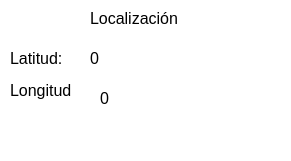
   <widget class="QWidget" name="widget_6" native="true">
    <property name="geometry">
     <rect>
      <x>10</x>
      <y>190</y>
      <width>291</width>
      <height>161</height>
     </rect>
    </property>
    <property name="palette">
     <palette>
      <active>
       <colorrole role="WindowText">
        <brush brushstyle="SolidPattern">
         <color alpha="255">
          <red>0</red>
          <green>0</green>
          <blue>0</blue>
         </color>
        </brush>
       </colorrole>
       <colorrole role="Button">
        <brush brushstyle="SolidPattern">
         <color alpha="255">
          <red>255</red>
          <green>255</green>
          <blue>255</blue>
         </color>
        </brush>
       </colorrole>
       <colorrole role="Light">
        <brush brushstyle="SolidPattern">
         <color alpha="255">
          <red>255</red>
          <green>255</green>
          <blue>255</blue>
         </color>
        </brush>
       </colorrole>
       <colorrole role="Midlight">
        <brush brushstyle="SolidPattern">
         <color alpha="255">
          <red>255</red>
          <green>255</green>
          <blue>255</blue>
         </color>
        </brush>
       </colorrole>
       <colorrole role="Dark">
        <brush brushstyle="SolidPattern">
         <color alpha="255">
          <red>127</red>
          <green>127</green>
          <blue>127</blue>
         </color>
        </brush>
       </colorrole>
       <colorrole role="Mid">
        <brush brushstyle="SolidPattern">
         <color alpha="255">
          <red>170</red>
          <green>170</green>
          <blue>170</blue>
         </color>
        </brush>
       </colorrole>
       <colorrole role="Text">
        <brush brushstyle="SolidPattern">
         <color alpha="255">
          <red>0</red>
          <green>0</green>
          <blue>0</blue>
         </color>
        </brush>
       </colorrole>
       <colorrole role="BrightText">
        <brush brushstyle="SolidPattern">
         <color alpha="255">
          <red>255</red>
          <green>255</green>
          <blue>255</blue>
         </color>
        </brush>
       </colorrole>
       <colorrole role="ButtonText">
        <brush brushstyle="SolidPattern">
         <color alpha="255">
          <red>0</red>
          <green>0</green>
          <blue>0</blue>
         </color>
        </brush>
       </colorrole>
       <colorrole role="Base">
        <brush brushstyle="SolidPattern">
         <color alpha="255">
          <red>255</red>
          <green>255</green>
          <blue>255</blue>
         </color>
        </brush>
       </colorrole>
       <colorrole role="Window">
        <brush brushstyle="SolidPattern">
         <color alpha="255">
          <red>255</red>
          <green>255</green>
          <blue>255</blue>
         </color>
        </brush>
       </colorrole>
       <colorrole role="Shadow">
        <brush brushstyle="SolidPattern">
         <color alpha="255">
          <red>0</red>
          <green>0</green>
          <blue>0</blue>
         </color>
        </brush>
       </colorrole>
       <colorrole role="Highlight">
        <brush brushstyle="SolidPattern">
         <color alpha="255">
          <red>110</red>
          <green>215</green>
          <blue>123</blue>
         </color>
        </brush>
       </colorrole>
       <colorrole role="AlternateBase">
        <brush brushstyle="SolidPattern">
         <color alpha="255">
          <red>255</red>
          <green>255</green>
          <blue>255</blue>
         </color>
        </brush>
       </colorrole>
       <colorrole role="ToolTipBase">
        <brush brushstyle="SolidPattern">
         <color alpha="255">
          <red>255</red>
          <green>255</green>
          <blue>220</blue>
         </color>
        </brush>
       </colorrole>
       <colorrole role="ToolTipText">
        <brush brushstyle="SolidPattern">
         <color alpha="255">
          <red>0</red>
          <green>0</green>
          <blue>0</blue>
         </color>
        </brush>
       </colorrole>
       <colorrole role="PlaceholderText">
        <brush brushstyle="SolidPattern">
         <color alpha="128">
          <red>0</red>
          <green>0</green>
          <blue>0</blue>
         </color>
        </brush>
       </colorrole>
      </active>
      <inactive>
       <colorrole role="WindowText">
        <brush brushstyle="SolidPattern">
         <color alpha="255">
          <red>0</red>
          <green>0</green>
          <blue>0</blue>
         </color>
        </brush>
       </colorrole>
       <colorrole role="Button">
        <brush brushstyle="SolidPattern">
         <color alpha="255">
          <red>255</red>
          <green>255</green>
          <blue>255</blue>
         </color>
        </brush>
       </colorrole>
       <colorrole role="Light">
        <brush brushstyle="SolidPattern">
         <color alpha="255">
          <red>255</red>
          <green>255</green>
          <blue>255</blue>
         </color>
        </brush>
       </colorrole>
       <colorrole role="Midlight">
        <brush brushstyle="SolidPattern">
         <color alpha="255">
          <red>255</red>
          <green>255</green>
          <blue>255</blue>
         </color>
        </brush>
       </colorrole>
       <colorrole role="Dark">
        <brush brushstyle="SolidPattern">
         <color alpha="255">
          <red>127</red>
          <green>127</green>
          <blue>127</blue>
         </color>
        </brush>
       </colorrole>
       <colorrole role="Mid">
        <brush brushstyle="SolidPattern">
         <color alpha="255">
          <red>170</red>
          <green>170</green>
          <blue>170</blue>
         </color>
        </brush>
       </colorrole>
       <colorrole role="Text">
        <brush brushstyle="SolidPattern">
         <color alpha="255">
          <red>0</red>
          <green>0</green>
          <blue>0</blue>
         </color>
        </brush>
       </colorrole>
       <colorrole role="BrightText">
        <brush brushstyle="SolidPattern">
         <color alpha="255">
          <red>255</red>
          <green>255</green>
          <blue>255</blue>
         </color>
        </brush>
       </colorrole>
       <colorrole role="ButtonText">
        <brush brushstyle="SolidPattern">
         <color alpha="255">
          <red>0</red>
          <green>0</green>
          <blue>0</blue>
         </color>
        </brush>
       </colorrole>
       <colorrole role="Base">
        <brush brushstyle="SolidPattern">
         <color alpha="255">
          <red>255</red>
          <green>255</green>
          <blue>255</blue>
         </color>
        </brush>
       </colorrole>
       <colorrole role="Window">
        <brush brushstyle="SolidPattern">
         <color alpha="255">
          <red>255</red>
          <green>255</green>
          <blue>255</blue>
         </color>
        </brush>
       </colorrole>
       <colorrole role="Shadow">
        <brush brushstyle="SolidPattern">
         <color alpha="255">
          <red>0</red>
          <green>0</green>
          <blue>0</blue>
         </color>
        </brush>
       </colorrole>
       <colorrole role="Highlight">
        <brush brushstyle="SolidPattern">
         <color alpha="255">
          <red>110</red>
          <green>215</green>
          <blue>123</blue>
         </color>
        </brush>
       </colorrole>
       <colorrole role="AlternateBase">
        <brush brushstyle="SolidPattern">
         <color alpha="255">
          <red>255</red>
          <green>255</green>
          <blue>255</blue>
         </color>
        </brush>
       </colorrole>
       <colorrole role="ToolTipBase">
        <brush brushstyle="SolidPattern">
         <color alpha="255">
          <red>255</red>
          <green>255</green>
          <blue>220</blue>
         </color>
        </brush>
       </colorrole>
       <colorrole role="ToolTipText">
        <brush brushstyle="SolidPattern">
         <color alpha="255">
          <red>0</red>
          <green>0</green>
          <blue>0</blue>
         </color>
        </brush>
       </colorrole>
       <colorrole role="PlaceholderText">
        <brush brushstyle="SolidPattern">
         <color alpha="128">
          <red>0</red>
          <green>0</green>
          <blue>0</blue>
         </color>
        </brush>
       </colorrole>
      </inactive>
      <disabled>
       <colorrole role="WindowText">
        <brush brushstyle="SolidPattern">
         <color alpha="255">
          <red>127</red>
          <green>127</green>
          <blue>127</blue>
         </color>
        </brush>
       </colorrole>
       <colorrole role="Button">
        <brush brushstyle="SolidPattern">
         <color alpha="255">
          <red>255</red>
          <green>255</green>
          <blue>255</blue>
         </color>
        </brush>
       </colorrole>
       <colorrole role="Light">
        <brush brushstyle="SolidPattern">
         <color alpha="255">
          <red>255</red>
          <green>255</green>
          <blue>255</blue>
         </color>
        </brush>
       </colorrole>
       <colorrole role="Midlight">
        <brush brushstyle="SolidPattern">
         <color alpha="255">
          <red>255</red>
          <green>255</green>
          <blue>255</blue>
         </color>
        </brush>
       </colorrole>
       <colorrole role="Dark">
        <brush brushstyle="SolidPattern">
         <color alpha="255">
          <red>127</red>
          <green>127</green>
          <blue>127</blue>
         </color>
        </brush>
       </colorrole>
       <colorrole role="Mid">
        <brush brushstyle="SolidPattern">
         <color alpha="255">
          <red>170</red>
          <green>170</green>
          <blue>170</blue>
         </color>
        </brush>
       </colorrole>
       <colorrole role="Text">
        <brush brushstyle="SolidPattern">
         <color alpha="255">
          <red>127</red>
          <green>127</green>
          <blue>127</blue>
         </color>
        </brush>
       </colorrole>
       <colorrole role="BrightText">
        <brush brushstyle="SolidPattern">
         <color alpha="255">
          <red>255</red>
          <green>255</green>
          <blue>255</blue>
         </color>
        </brush>
       </colorrole>
       <colorrole role="ButtonText">
        <brush brushstyle="SolidPattern">
         <color alpha="255">
          <red>127</red>
          <green>127</green>
          <blue>127</blue>
         </color>
        </brush>
       </colorrole>
       <colorrole role="Base">
        <brush brushstyle="SolidPattern">
         <color alpha="255">
          <red>255</red>
          <green>255</green>
          <blue>255</blue>
         </color>
        </brush>
       </colorrole>
       <colorrole role="Window">
        <brush brushstyle="SolidPattern">
         <color alpha="255">
          <red>255</red>
          <green>255</green>
          <blue>255</blue>
         </color>
        </brush>
       </colorrole>
       <colorrole role="Shadow">
        <brush brushstyle="SolidPattern">
         <color alpha="255">
          <red>0</red>
          <green>0</green>
          <blue>0</blue>
         </color>
        </brush>
       </colorrole>
       <colorrole role="Highlight">
        <brush brushstyle="SolidPattern">
         <color alpha="255">
          <red>0</red>
          <green>120</green>
          <blue>215</blue>
         </color>
        </brush>
       </colorrole>
       <colorrole role="AlternateBase">
        <brush brushstyle="SolidPattern">
         <color alpha="255">
          <red>255</red>
          <green>255</green>
          <blue>255</blue>
         </color>
        </brush>
       </colorrole>
       <colorrole role="ToolTipBase">
        <brush brushstyle="SolidPattern">
         <color alpha="255">
          <red>255</red>
          <green>255</green>
          <blue>220</blue>
         </color>
        </brush>
       </colorrole>
       <colorrole role="ToolTipText">
        <brush brushstyle="SolidPattern">
         <color alpha="255">
          <red>0</red>
          <green>0</green>
          <blue>0</blue>
         </color>
        </brush>
       </colorrole>
       <colorrole role="PlaceholderText">
        <brush brushstyle="SolidPattern">
         <color alpha="128">
          <red>0</red>
          <green>0</green>
          <blue>0</blue>
         </color>
        </brush>
       </colorrole>
      </disabled>
     </palette>
    </property>
    <property name="font">
     <font>
      <weight>50</weight>
      <italic>false</italic>
      <bold>false</bold>
     </font>
    </property>
    <property name="statusTip">
     <string/>
    </property>
    <property name="accessibleName">
     <string/>
    </property>
    <widget class="QLabel" name="label_15">
     <property name="geometry">
      <rect>
       <x>90</x>
       <y>10</y>
       <width>111</width>
       <height>16</height>
      </rect>
     </property>
     <property name="font">
      <font>
       <family>Arial</family>
       <pointsize>12</pointsize>
      </font>
     </property>
     <property name="text">
      <string>Localización</string>
     </property>
    </widget>
    <widget class="QLabel" name="Txaltitud_5">
     <property name="geometry">
      <rect>
       <x>10</x>
       <y>50</y>
       <width>71</width>
       <height>16</height>
      </rect>
     </property>
     <property name="font">
      <font>
       <family>Arial</family>
       <pointsize>12</pointsize>
      </font>
     </property>
     <property name="text">
      <string>Latitud:</string>
     </property>
    </widget>
    <widget class="QLabel" name="label_16">
     <property name="geometry">
      <rect>
       <x>10</x>
       <y>80</y>
       <width>91</width>
       <height>21</height>
      </rect>
     </property>
     <property name="font">
      <font>
       <family>Arial</family>
       <pointsize>12</pointsize>
      </font>
     </property>
     <property name="text">
      <string>Longitud</string>
     </property>
    </widget>
    <widget class="QLabel" name="TxDescenso_6">
     <property name="geometry">
      <rect>
       <x>90</x>
       <y>50</y>
       <width>55</width>
       <height>16</height>
      </rect>
     </property>
     <property name="font">
      <font>
       <family>Arial</family>
       <pointsize>12</pointsize>
      </font>
     </property>
     <property name="text">
      <string>0</string>
     </property>
    </widget>
    <widget class="QLabel" name="label_17">
     <property name="geometry">
      <rect>
       <x>210</x>
       <y>10</y>
       <width>71</width>
       <height>71</height>
      </rect>
     </property>
     <property name="text">
      <string/>
     </property>
    </widget>
    <widget class="QWidget" name="widget_7" native="true">
     <property name="geometry">
      <rect>
       <x>180</x>
       <y>160</y>
       <width>291</width>
       <height>161</height>
      </rect>
     </property>
     <property name="palette">
      <palette>
       <active>
        <colorrole role="WindowText">
         <brush brushstyle="SolidPattern">
          <color alpha="255">
           <red>0</red>
           <green>0</green>
           <blue>0</blue>
          </color>
         </brush>
        </colorrole>
        <colorrole role="Button">
         <brush brushstyle="SolidPattern">
          <color alpha="255">
           <red>255</red>
           <green>255</green>
           <blue>255</blue>
          </color>
         </brush>
        </colorrole>
        <colorrole role="Light">
         <brush brushstyle="SolidPattern">
          <color alpha="255">
           <red>255</red>
           <green>255</green>
           <blue>255</blue>
          </color>
         </brush>
        </colorrole>
        <colorrole role="Midlight">
         <brush brushstyle="SolidPattern">
          <color alpha="255">
           <red>255</red>
           <green>255</green>
           <blue>255</blue>
          </color>
         </brush>
        </colorrole>
        <colorrole role="Dark">
         <brush brushstyle="SolidPattern">
          <color alpha="255">
           <red>127</red>
           <green>127</green>
           <blue>127</blue>
          </color>
         </brush>
        </colorrole>
        <colorrole role="Mid">
         <brush brushstyle="SolidPattern">
          <color alpha="255">
           <red>170</red>
           <green>170</green>
           <blue>170</blue>
          </color>
         </brush>
        </colorrole>
        <colorrole role="Text">
         <brush brushstyle="SolidPattern">
          <color alpha="255">
           <red>0</red>
           <green>0</green>
           <blue>0</blue>
          </color>
         </brush>
        </colorrole>
        <colorrole role="BrightText">
         <brush brushstyle="SolidPattern">
          <color alpha="255">
           <red>255</red>
           <green>255</green>
           <blue>255</blue>
          </color>
         </brush>
        </colorrole>
        <colorrole role="ButtonText">
         <brush brushstyle="SolidPattern">
          <color alpha="255">
           <red>0</red>
           <green>0</green>
           <blue>0</blue>
          </color>
         </brush>
        </colorrole>
        <colorrole role="Base">
         <brush brushstyle="SolidPattern">
          <color alpha="255">
           <red>255</red>
           <green>255</green>
           <blue>255</blue>
          </color>
         </brush>
        </colorrole>
        <colorrole role="Window">
         <brush brushstyle="SolidPattern">
          <color alpha="255">
           <red>255</red>
           <green>255</green>
           <blue>255</blue>
          </color>
         </brush>
        </colorrole>
        <colorrole role="Shadow">
         <brush brushstyle="SolidPattern">
          <color alpha="255">
           <red>0</red>
           <green>0</green>
           <blue>0</blue>
          </color>
         </brush>
        </colorrole>
        <colorrole role="Highlight">
         <brush brushstyle="SolidPattern">
          <color alpha="255">
           <red>110</red>
           <green>215</green>
           <blue>123</blue>
          </color>
         </brush>
        </colorrole>
        <colorrole role="AlternateBase">
         <brush brushstyle="SolidPattern">
          <color alpha="255">
           <red>255</red>
           <green>255</green>
           <blue>255</blue>
          </color>
         </brush>
        </colorrole>
        <colorrole role="ToolTipBase">
         <brush brushstyle="SolidPattern">
          <color alpha="255">
           <red>255</red>
           <green>255</green>
           <blue>220</blue>
          </color>
         </brush>
        </colorrole>
        <colorrole role="ToolTipText">
         <brush brushstyle="SolidPattern">
          <color alpha="255">
           <red>0</red>
           <green>0</green>
           <blue>0</blue>
          </color>
         </brush>
        </colorrole>
        <colorrole role="PlaceholderText">
         <brush brushstyle="SolidPattern">
          <color alpha="128">
           <red>0</red>
           <green>0</green>
           <blue>0</blue>
          </color>
         </brush>
        </colorrole>
       </active>
       <inactive>
        <colorrole role="WindowText">
         <brush brushstyle="SolidPattern">
          <color alpha="255">
           <red>0</red>
           <green>0</green>
           <blue>0</blue>
          </color>
         </brush>
        </colorrole>
        <colorrole role="Button">
         <brush brushstyle="SolidPattern">
          <color alpha="255">
           <red>255</red>
           <green>255</green>
           <blue>255</blue>
          </color>
         </brush>
        </colorrole>
        <colorrole role="Light">
         <brush brushstyle="SolidPattern">
          <color alpha="255">
           <red>255</red>
           <green>255</green>
           <blue>255</blue>
          </color>
         </brush>
        </colorrole>
        <colorrole role="Midlight">
         <brush brushstyle="SolidPattern">
          <color alpha="255">
           <red>255</red>
           <green>255</green>
           <blue>255</blue>
          </color>
         </brush>
        </colorrole>
        <colorrole role="Dark">
         <brush brushstyle="SolidPattern">
          <color alpha="255">
           <red>127</red>
           <green>127</green>
           <blue>127</blue>
          </color>
         </brush>
        </colorrole>
        <colorrole role="Mid">
         <brush brushstyle="SolidPattern">
          <color alpha="255">
           <red>170</red>
           <green>170</green>
           <blue>170</blue>
          </color>
         </brush>
        </colorrole>
        <colorrole role="Text">
         <brush brushstyle="SolidPattern">
          <color alpha="255">
           <red>0</red>
           <green>0</green>
           <blue>0</blue>
          </color>
         </brush>
        </colorrole>
        <colorrole role="BrightText">
         <brush brushstyle="SolidPattern">
          <color alpha="255">
           <red>255</red>
           <green>255</green>
           <blue>255</blue>
          </color>
         </brush>
        </colorrole>
        <colorrole role="ButtonText">
         <brush brushstyle="SolidPattern">
          <color alpha="255">
           <red>0</red>
           <green>0</green>
           <blue>0</blue>
          </color>
         </brush>
        </colorrole>
        <colorrole role="Base">
         <brush brushstyle="SolidPattern">
          <color alpha="255">
           <red>255</red>
           <green>255</green>
           <blue>255</blue>
          </color>
         </brush>
        </colorrole>
        <colorrole role="Window">
         <brush brushstyle="SolidPattern">
          <color alpha="255">
           <red>255</red>
           <green>255</green>
           <blue>255</blue>
          </color>
         </brush>
        </colorrole>
        <colorrole role="Shadow">
         <brush brushstyle="SolidPattern">
          <color alpha="255">
           <red>0</red>
           <green>0</green>
           <blue>0</blue>
          </color>
         </brush>
        </colorrole>
        <colorrole role="Highlight">
         <brush brushstyle="SolidPattern">
          <color alpha="255">
           <red>110</red>
           <green>215</green>
           <blue>123</blue>
          </color>
         </brush>
        </colorrole>
        <colorrole role="AlternateBase">
         <brush brushstyle="SolidPattern">
          <color alpha="255">
           <red>255</red>
           <green>255</green>
           <blue>255</blue>
          </color>
         </brush>
        </colorrole>
        <colorrole role="ToolTipBase">
         <brush brushstyle="SolidPattern">
          <color alpha="255">
           <red>255</red>
           <green>255</green>
           <blue>220</blue>
          </color>
         </brush>
        </colorrole>
        <colorrole role="ToolTipText">
         <brush brushstyle="SolidPattern">
          <color alpha="255">
           <red>0</red>
           <green>0</green>
           <blue>0</blue>
          </color>
         </brush>
        </colorrole>
        <colorrole role="PlaceholderText">
         <brush brushstyle="SolidPattern">
          <color alpha="128">
           <red>0</red>
           <green>0</green>
           <blue>0</blue>
          </color>
         </brush>
        </colorrole>
       </inactive>
       <disabled>
        <colorrole role="WindowText">
         <brush brushstyle="SolidPattern">
          <color alpha="255">
           <red>127</red>
           <green>127</green>
           <blue>127</blue>
          </color>
         </brush>
        </colorrole>
        <colorrole role="Button">
         <brush brushstyle="SolidPattern">
          <color alpha="255">
           <red>255</red>
           <green>255</green>
           <blue>255</blue>
          </color>
         </brush>
        </colorrole>
        <colorrole role="Light">
         <brush brushstyle="SolidPattern">
          <color alpha="255">
           <red>255</red>
           <green>255</green>
           <blue>255</blue>
          </color>
         </brush>
        </colorrole>
        <colorrole role="Midlight">
         <brush brushstyle="SolidPattern">
          <color alpha="255">
           <red>255</red>
           <green>255</green>
           <blue>255</blue>
          </color>
         </brush>
        </colorrole>
        <colorrole role="Dark">
         <brush brushstyle="SolidPattern">
          <color alpha="255">
           <red>127</red>
           <green>127</green>
           <blue>127</blue>
          </color>
         </brush>
        </colorrole>
        <colorrole role="Mid">
         <brush brushstyle="SolidPattern">
          <color alpha="255">
           <red>170</red>
           <green>170</green>
           <blue>170</blue>
          </color>
         </brush>
        </colorrole>
        <colorrole role="Text">
         <brush brushstyle="SolidPattern">
          <color alpha="255">
           <red>127</red>
           <green>127</green>
           <blue>127</blue>
          </color>
         </brush>
        </colorrole>
        <colorrole role="BrightText">
         <brush brushstyle="SolidPattern">
          <color alpha="255">
           <red>255</red>
           <green>255</green>
           <blue>255</blue>
          </color>
         </brush>
        </colorrole>
        <colorrole role="ButtonText">
         <brush brushstyle="SolidPattern">
          <color alpha="255">
           <red>127</red>
           <green>127</green>
           <blue>127</blue>
          </color>
         </brush>
        </colorrole>
        <colorrole role="Base">
         <brush brushstyle="SolidPattern">
          <color alpha="255">
           <red>255</red>
           <green>255</green>
           <blue>255</blue>
          </color>
         </brush>
        </colorrole>
        <colorrole role="Window">
         <brush brushstyle="SolidPattern">
          <color alpha="255">
           <red>255</red>
           <green>255</green>
           <blue>255</blue>
          </color>
         </brush>
        </colorrole>
        <colorrole role="Shadow">
         <brush brushstyle="SolidPattern">
          <color alpha="255">
           <red>0</red>
           <green>0</green>
           <blue>0</blue>
          </color>
         </brush>
        </colorrole>
        <colorrole role="Highlight">
         <brush brushstyle="SolidPattern">
          <color alpha="255">
           <red>0</red>
           <green>120</green>
           <blue>215</blue>
          </color>
         </brush>
        </colorrole>
        <colorrole role="AlternateBase">
         <brush brushstyle="SolidPattern">
          <color alpha="255">
           <red>255</red>
           <green>255</green>
           <blue>255</blue>
          </color>
         </brush>
        </colorrole>
        <colorrole role="ToolTipBase">
         <brush brushstyle="SolidPattern">
          <color alpha="255">
           <red>255</red>
           <green>255</green>
           <blue>220</blue>
          </color>
         </brush>
        </colorrole>
        <colorrole role="ToolTipText">
         <brush brushstyle="SolidPattern">
          <color alpha="255">
           <red>0</red>
           <green>0</green>
           <blue>0</blue>
          </color>
         </brush>
        </colorrole>
        <colorrole role="PlaceholderText">
         <brush brushstyle="SolidPattern">
          <color alpha="128">
           <red>0</red>
           <green>0</green>
           <blue>0</blue>
          </color>
         </brush>
        </colorrole>
       </disabled>
      </palette>
     </property>
     <property name="font">
      <font>
       <weight>50</weight>
       <italic>false</italic>
       <bold>false</bold>
      </font>
     </property>
     <property name="statusTip">
      <string/>
     </property>
     <property name="accessibleName">
      <string/>
     </property>
     <widget class="QLabel" name="label_18">
      <property name="geometry">
       <rect>
        <x>90</x>
        <y>10</y>
        <width>101</width>
        <height>16</height>
       </rect>
      </property>
      <property name="font">
       <font>
        <family>Arial</family>
        <pointsize>12</pointsize>
       </font>
      </property>
      <property name="text">
       <string>Altitud (m)</string>
      </property>
     </widget>
     <widget class="QLabel" name="Txaltitud_6">
      <property name="geometry">
       <rect>
        <x>100</x>
        <y>50</y>
        <width>55</width>
        <height>16</height>
       </rect>
      </property>
      <property name="font">
       <font>
        <family>Arial</family>
        <pointsize>12</pointsize>
       </font>
      </property>
      <property name="text">
       <string>0m</string>
      </property>
     </widget>
     <widget class="QLabel" name="label_19">
      <property name="geometry">
       <rect>
        <x>10</x>
        <y>80</y>
        <width>251</width>
        <height>16</height>
       </rect>
      </property>
      <property name="font">
       <font>
        <family>Arial</family>
        <pointsize>12</pointsize>
       </font>
      </property>
      <property name="text">
       <string>Velocidad de decenso (m/s)</string>
      </property>
     </widget>
     <widget class="QLabel" name="TxDescenso_7">
      <property name="geometry">
       <rect>
        <x>110</x>
        <y>110</y>
        <width>55</width>
        <height>16</height>
       </rect>
      </property>
      <property name="font">
       <font>
        <family>Arial</family>
        <pointsize>12</pointsize>
       </font>
      </property>
      <property name="text">
       <string>0</string>
      </property>
     </widget>
     <widget class="QLabel" name="label_20">
      <property name="geometry">
       <rect>
        <x>210</x>
        <y>10</y>
        <width>71</width>
        <height>71</height>
       </rect>
      </property>
      <property name="text">
       <string/>
      </property>
     </widget>
    </widget>
    <widget class="QLabel" name="TxDescenso_8">
     <property name="geometry">
      <rect>
       <x>100</x>
       <y>90</y>
       <width>55</width>
       <height>16</height>
      </rect>
     </property>
     <property name="font">
      <font>
       <family>Arial</family>
       <pointsize>12</pointsize>
      </font>
     </property>
     <property name="text">
      <string>0</string>
     </property>
    </widget>
   </widget>
